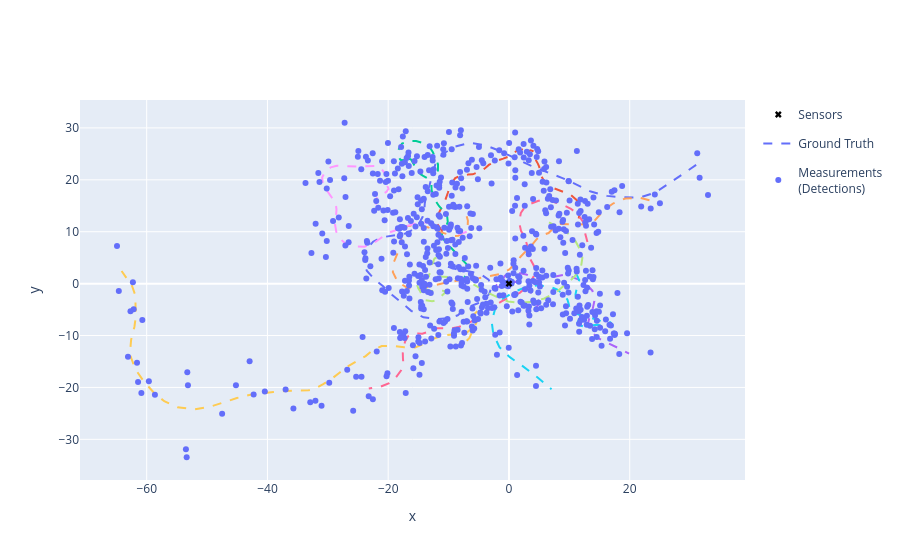

Source (notebook cell):
### Markdown cell above
Plot the ground truth paths and detections:

### Code cell
detections = set()
truths = set()

for time, detects in detector:
    detections |= detects
    truths |= ground_truth_gen.groundtruth_paths

from stonesoup.plotter import Plotterly

plotter = Plotterly()
plotter.plot_ground_truths(truths, [0, 2])
plotter.plot_measurements(detections, [0, 2])
plotter.plot_sensors(sensor)
plotter.fig
